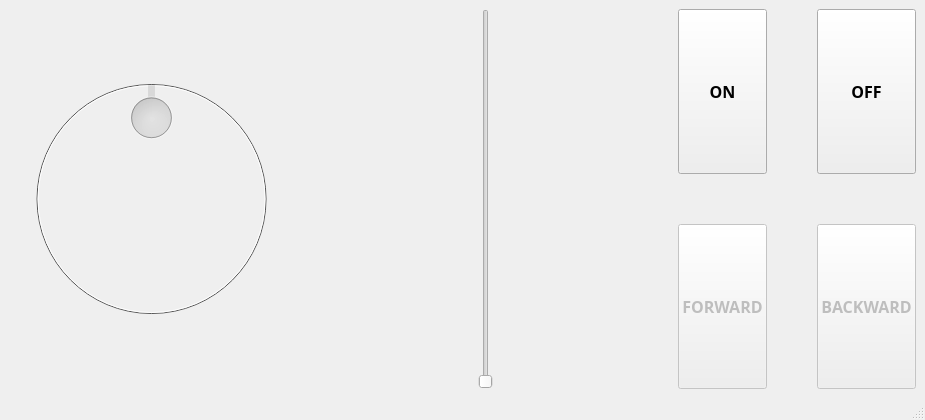
<?xml version="1.0" encoding="UTF-8"?>
<ui version="4.0">
 <class>MainWindow</class>
 <widget class="QMainWindow" name="MainWindow">
  <property name="geometry">
   <rect>
    <x>0</x>
    <y>0</y>
    <width>925</width>
    <height>420</height>
   </rect>
  </property>
  <property name="windowTitle">
   <string>MainWindow</string>
  </property>
  <widget class="QWidget" name="centralwidget">
   <property name="sizePolicy">
    <sizepolicy hsizetype="Preferred" vsizetype="Preferred">
     <horstretch>0</horstretch>
     <verstretch>0</verstretch>
    </sizepolicy>
   </property>
   <layout class="QHBoxLayout" name="horizontalLayout">
    <property name="spacing">
     <number>50</number>
    </property>
    <property name="sizeConstraint">
     <enum>QLayout::SetNoConstraint</enum>
    </property>
    <item>
     <widget class="QDial" name="dirDial">
      <property name="enabled">
       <bool>false</bool>
      </property>
      <property name="sizePolicy">
       <sizepolicy hsizetype="Expanding" vsizetype="Preferred">
        <horstretch>0</horstretch>
        <verstretch>0</verstretch>
       </sizepolicy>
      </property>
      <property name="minimum">
       <number>280</number>
      </property>
      <property name="maximum">
       <number>420</number>
      </property>
      <property name="singleStep">
       <number>10</number>
      </property>
      <property name="pageStep">
       <number>10</number>
      </property>
      <property name="value">
       <number>350</number>
      </property>
      <property name="orientation">
       <enum>Qt::Horizontal</enum>
      </property>
      <property name="invertedControls">
       <bool>false</bool>
      </property>
     </widget>
    </item>
    <item>
     <widget class="QSlider" name="speedSlider">
      <property name="enabled">
       <bool>false</bool>
      </property>
      <property name="sizePolicy">
       <sizepolicy hsizetype="Expanding" vsizetype="Expanding">
        <horstretch>0</horstretch>
        <verstretch>7</verstretch>
       </sizepolicy>
      </property>
      <property name="maximum">
       <number>250</number>
      </property>
      <property name="singleStep">
       <number>10</number>
      </property>
      <property name="orientation">
       <enum>Qt::Vertical</enum>
      </property>
     </widget>
    </item>
    <item>
     <layout class="QGridLayout" name="gridLayout_2">
      <item row="1" column="0">
       <widget class="QPushButton" name="fwdBtn">
        <property name="enabled">
         <bool>false</bool>
        </property>
        <property name="sizePolicy">
         <sizepolicy hsizetype="Minimum" vsizetype="Expanding">
          <horstretch>0</horstretch>
          <verstretch>0</verstretch>
         </sizepolicy>
        </property>
        <property name="font">
         <font>
          <family>나눔고딕</family>
          <pointsize>12</pointsize>
          <weight>75</weight>
          <bold>true</bold>
         </font>
        </property>
        <property name="text">
         <string>FORWARD</string>
        </property>
       </widget>
      </item>
      <item row="0" column="1">
       <widget class="QPushButton" name="offBtn">
        <property name="sizePolicy">
         <sizepolicy hsizetype="Minimum" vsizetype="Expanding">
          <horstretch>0</horstretch>
          <verstretch>0</verstretch>
         </sizepolicy>
        </property>
        <property name="font">
         <font>
          <family>나눔고딕</family>
          <pointsize>12</pointsize>
          <weight>75</weight>
          <bold>true</bold>
         </font>
        </property>
        <property name="text">
         <string>OFF</string>
        </property>
       </widget>
      </item>
      <item row="0" column="0">
       <widget class="QPushButton" name="onBtn">
        <property name="sizePolicy">
         <sizepolicy hsizetype="Minimum" vsizetype="Expanding">
          <horstretch>0</horstretch>
          <verstretch>0</verstretch>
         </sizepolicy>
        </property>
        <property name="font">
         <font>
          <family>나눔고딕</family>
          <pointsize>12</pointsize>
          <weight>75</weight>
          <bold>true</bold>
         </font>
        </property>
        <property name="text">
         <string>ON</string>
        </property>
       </widget>
      </item>
      <item row="1" column="1">
       <widget class="QPushButton" name="bwdBtn">
        <property name="enabled">
         <bool>false</bool>
        </property>
        <property name="sizePolicy">
         <sizepolicy hsizetype="Minimum" vsizetype="Expanding">
          <horstretch>0</horstretch>
          <verstretch>0</verstretch>
         </sizepolicy>
        </property>
        <property name="font">
         <font>
          <family>나눔고딕</family>
          <pointsize>12</pointsize>
          <weight>75</weight>
          <bold>true</bold>
         </font>
        </property>
        <property name="text">
         <string>BACKWARD</string>
        </property>
       </widget>
      </item>
     </layout>
    </item>
   </layout>
  </widget>
  <widget class="QMenuBar" name="menubar">
   <property name="geometry">
    <rect>
     <x>0</x>
     <y>0</y>
     <width>925</width>
     <height>21</height>
    </rect>
   </property>
  </widget>
  <widget class="QStatusBar" name="statusbar"/>
 </widget>
 <resources/>
 <connections>
  <connection>
   <sender>speedSlider</sender>
   <signal>valueChanged(int)</signal>
   <receiver>MainWindow</receiver>
   <slot>speedTrans()</slot>
   <hints>
    <hint type="sourcelabel">
     <x>491</x>
     <y>351</y>
    </hint>
    <hint type="destinationlabel">
     <x>394</x>
     <y>380</y>
    </hint>
   </hints>
  </connection>
  <connection>
   <sender>onBtn</sender>
   <signal>clicked()</signal>
   <receiver>MainWindow</receiver>
   <slot>motorON()</slot>
   <hints>
    <hint type="sourcelabel">
     <x>719</x>
     <y>187</y>
    </hint>
    <hint type="destinationlabel">
     <x>260</x>
     <y>380</y>
    </hint>
   </hints>
  </connection>
  <connection>
   <sender>offBtn</sender>
   <signal>clicked()</signal>
   <receiver>MainWindow</receiver>
   <slot>motorOFF()</slot>
   <hints>
    <hint type="sourcelabel">
     <x>814</x>
     <y>118</y>
    </hint>
    <hint type="destinationlabel">
     <x>151</x>
     <y>380</y>
    </hint>
   </hints>
  </connection>
  <connection>
   <sender>fwdBtn</sender>
   <signal>clicked()</signal>
   <receiver>MainWindow</receiver>
   <slot>forward()</slot>
   <hints>
    <hint type="sourcelabel">
     <x>719</x>
     <y>272</y>
    </hint>
    <hint type="destinationlabel">
     <x>36</x>
     <y>380</y>
    </hint>
   </hints>
  </connection>
  <connection>
   <sender>bwdBtn</sender>
   <signal>clicked()</signal>
   <receiver>MainWindow</receiver>
   <slot>backward()</slot>
   <hints>
    <hint type="sourcelabel">
     <x>814</x>
     <y>269</y>
    </hint>
    <hint type="destinationlabel">
     <x>61</x>
     <y>380</y>
    </hint>
   </hints>
  </connection>
  <connection>
   <sender>dirDial</sender>
   <signal>valueChanged(int)</signal>
   <receiver>MainWindow</receiver>
   <slot>setDial(int)</slot>
   <hints>
    <hint type="sourcelabel">
     <x>304</x>
     <y>295</y>
    </hint>
    <hint type="destinationlabel">
     <x>344</x>
     <y>320</y>
    </hint>
   </hints>
  </connection>
 </connections>
 <slots>
  <slot>speedTrans()</slot>
  <slot>motorON()</slot>
  <slot>motorOFF()</slot>
  <slot>forward()</slot>
  <slot>backward()</slot>
  <slot>setDial(int)</slot>
 </slots>
</ui>
